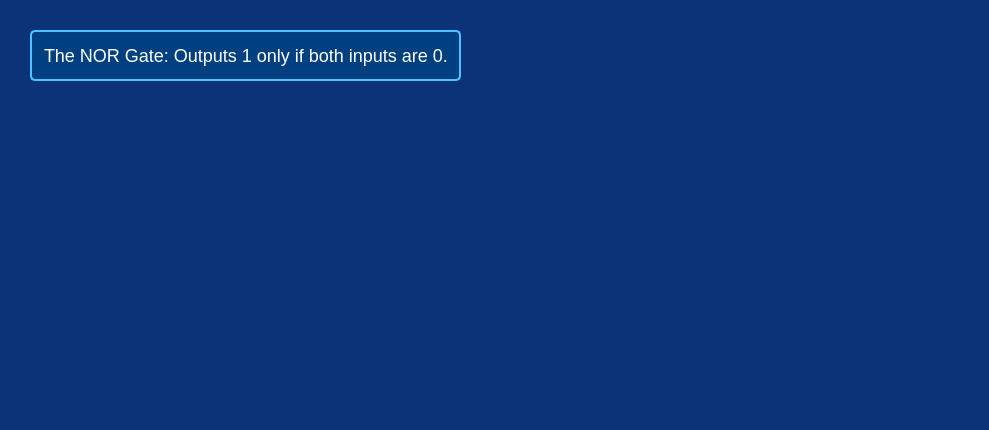
        <widget class="QWidget" name="tutorialNOR">
         <property name="styleSheet">
          <string notr="true">background-color: rgb(12, 50, 119)
</string>
         </property>
         <attribute name="title">
          <string>NOR</string>
         </attribute>
         <widget class="QLabel" name="norgate">
          <property name="geometry">
           <rect>
            <x>240</x>
            <y>10</y>
            <width>321</width>
            <height>411</height>
           </rect>
          </property>
          <property name="text">
           <string/>
          </property>
          <property name="pixmap">
           <pixmap resource="Resources.qrc">:/images/nor.png</pixmap>
          </property>
          <property name="scaledContents">
           <bool>true</bool>
          </property>
         </widget>
         <widget class="QLabel" name="nortt">
          <property name="geometry">
           <rect>
            <x>690</x>
            <y>70</y>
            <width>290</width>
            <height>300</height>
           </rect>
          </property>
          <property name="text">
           <string/>
          </property>
          <property name="pixmap">
           <pixmap resource="Resources.qrc">:/images/nortt.png</pixmap>
          </property>
          <property name="scaledContents">
           <bool>true</bool>
          </property>
         </widget>
         <widget class="QLabel" name="label_10">
          <property name="geometry">
           <rect>
            <x>30</x>
            <y>30</y>
            <width>431</width>
            <height>51</height>
           </rect>
          </property>
          <property name="styleSheet">
           <string notr="true">QLabel {
    font-size: 18px;
    font-weight: normal;
    color: #FFFFFF; /* White text */
    background-color: #004080; /* Blue background for text box */
    border: 2px solid #4DC3FF; /* Light blue border */
    padding: 8px; /* Padding for better readability */
    border-radius: 5px; /* Rounded corners */
}</string>
          </property>
          <property name="text">
           <string>The NOR Gate: Outputs 1 only if both inputs are 0.</string>
          </property>
          <property name="wordWrap">
           <bool>true</bool>
          </property>
         </widget>
        </widget>
